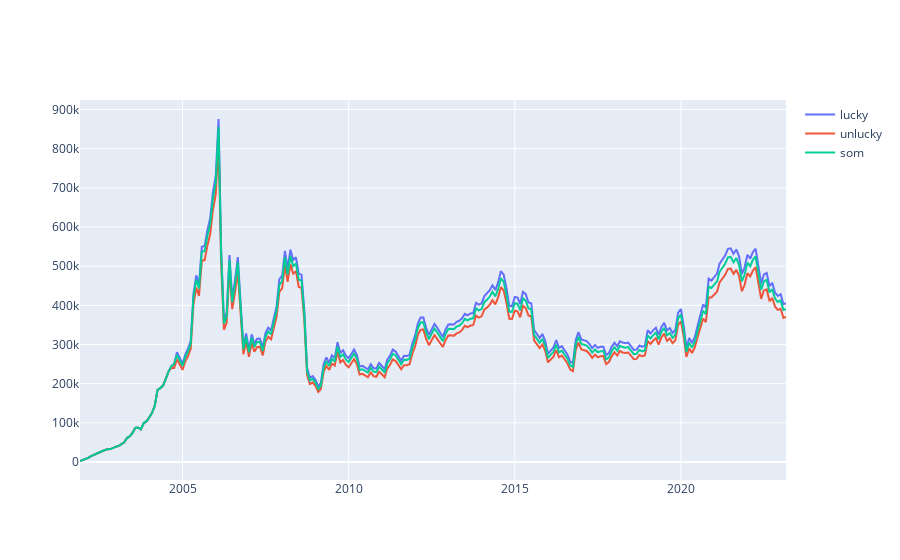

Notebook source saved alongside this figure:
### Code cell
initial_deposit = 0
shares_to_buy = 5
amount_to_deposit_monthly = 1_000

lucky_investor = luckyInvestor('lucky',initial_deposit)
unlucky_investor = unluckyInvestor('unlucky',initial_deposit)
som_investor = somInvestor('som',initial_deposit)
random_investor = randomInvestor('random',initial_deposit)
investors = [lucky_investor,unlucky_investor,som_investor,random_investor]

dfs = df[df['symbol'].apply(lambda symbol: symbol in symbols)]
dfs = dfs.sort_values('date').reset_index(drop=True)
dfs['YM'] = dfs['date'].apply(lambda v: v.strftime('%Y-%m'))
yms = np.sort(dfs['YM'].unique())
pbar = tqdm(yms)
for ym in pbar:
    pbar.set_description("Processing %s" % ym)
    dfym = dfs[dfs['YM'] == ym]
    
    for investor in investors:
        investor.depositMoney(amount_to_deposit_monthly)
    for symbol in symbols: 
        dfym_symbol = dfym[dfym['symbol'] == symbol]
        for investor in investors:
            investor.buyLogic(dfym_symbol,shares=shares_to_buy)
    
    symbols_and_prices = dfym.groupby(['symbol'],as_index=False)['date'].max()
    symbols_and_prices = symbols_and_prices.merge(dfym,on=['symbol','date'])
    stocks = {}
    for i,(symbol,price,date) in symbols_and_prices[['symbol','price','date']].iterrows():
        stocks[int(symbol)] = price
        stocks['date'] = date
        
    for investor in investors:
        investor.updatePortfolio(stocks)
        investor.calculateProfit(stocks)

        
        
fig = go.Figure()

for investor in :
    fig.add_trace(go.Scatter(x=yms, y=investor.portfolio,
                             name=investor.name))

fig.update_layout(hovermode='x unified')
fig.show()   

# for investor in investors:
#     print(investor)
#     print("*"*60)

### Figure 1 — Plotly figure (JSON) as saved in the notebook; plotly's stock layout.template omitted (floating-point values rounded to 4 significant figures; data arrays with more than 128 entries replaced by an {"elided": "..."} marker saying what was removed)
{"data": [{"name": "lucky", "type": "scatter", "x": {"elided": "256 str values"}, "y": {"elided": "256 float values"}}, {"name": "unlucky", "type": "scatter", "x": {"elided": "256 str values"}, "y": {"elided": "256 float values"}}, {"name": "som", "type": "scatter", "x": {"elided": "256 str values"}, "y": {"elided": "256 float values"}}], "layout": {"autosize": true, "hovermode": "x unified", "xaxis": {"autorange": true, "range": ["2001-12-01", "2023-03-01"], "type": "date"}, "yaxis": {"autorange": true, "range": [-45960.0, 924400.0], "type": "linear"}}}
